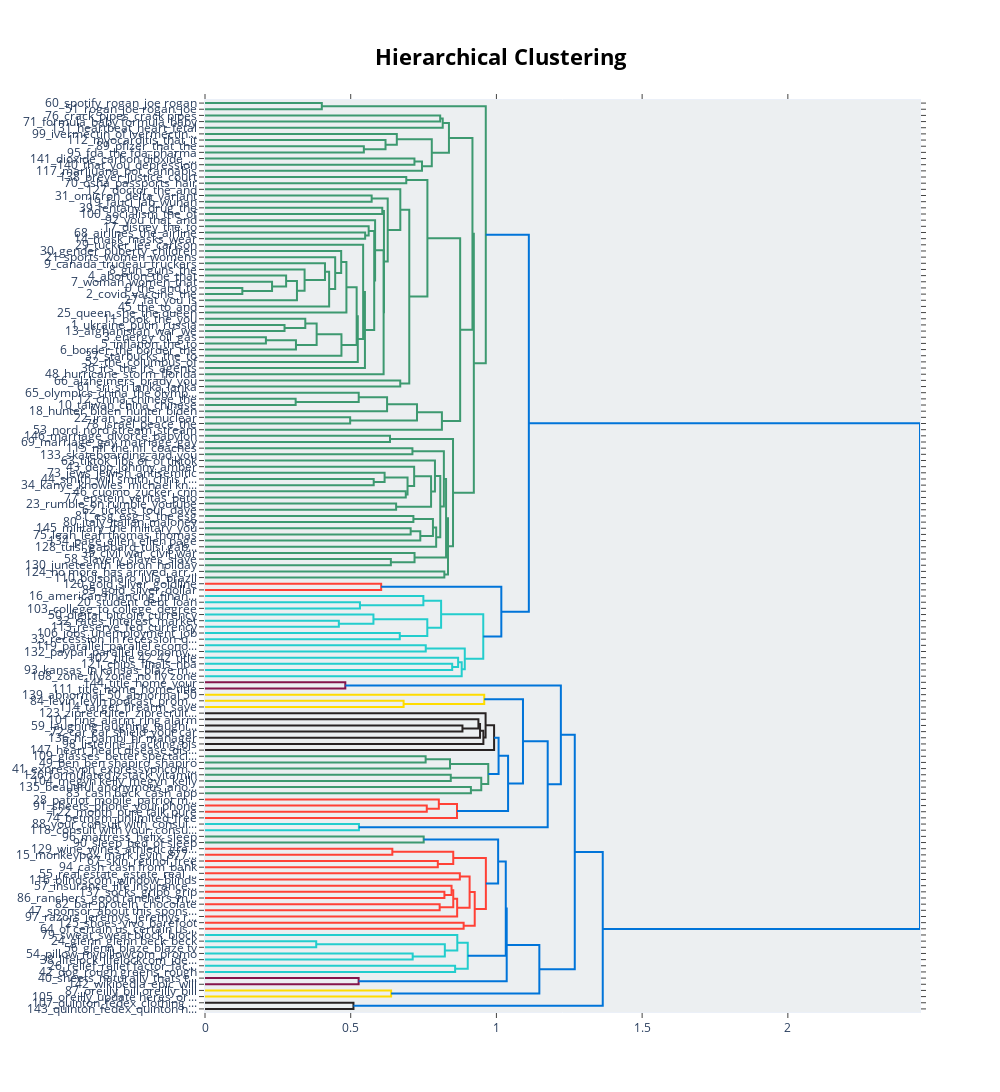

Notebook source saved alongside this figure:
### Code cell
topic_model.visualize_hierarchy()

### Figure 1 — Plotly figure (JSON) as saved in the notebook; plotly's stock layout.template omitted (floating-point values rounded to 4 significant figures; data arrays with more than 128 entries replaced by an {"elided": "..."} marker saying what was removed)
{"data": [{"hoverinfo": "text", "marker": {"color": "rgb(61,153,112)"}, "mode": "lines", "type": "scatter", "x": [0, 0.4009, 0.4009, 0], "xaxis": "x", "y": [-5, -5, -15, -15], "yaxis": "y"}, {"hoverinfo": "text", "marker": {"color": "rgb(61,153,112)"}, "mode": "lines", "type": "scatter", "x": [0, 0.807, 0.807, 0], "xaxis": "x", "y": [-25, -25, -35, -35], "yaxis": "y"}, {"hoverinfo": "text", "marker": {"color": "rgb(61,153,112)"}, "mode": "lines", "type": "scatter", "x": [0.807, 0.8157, 0.8157, 0], "xaxis": "x", "y": [-30, -30, -45, -45], "yaxis": "y"}, {"hoverinfo": "text", "marker": {"color": "rgb(61,153,112)"}, "mode": "lines", "type": "scatter", "x": [0, 0.5451, 0.5451, 0], "xaxis": "x", "y": [-75, -75, -85, -85], "yaxis": "y"}, {"hoverinfo": "text", "marker": {"color": "rgb(61,153,112)"}, "mode": "lines", "type": "scatter", "x": [0, 0.6194, 0.6194, 0.5451], "xaxis": "x", "y": [-65, -65, -80, -80], "yaxis": "y"}, {"hoverinfo": "text", "marker": {"color": "rgb(61,153,112)"}, "mode": "lines", "type": "scatter", "x": [0, 0.6582, 0.6582, 0.6194], "xaxis": "x", "y": [-55, -55, -72.5, -72.5], "yaxis": "y"}, {"hoverinfo": "text", "marker": {"color": "rgb(61,153,112)"}, "mode": "lines", "type": "scatter", "x": [0, 0.7187, 0.7187, 0], "xaxis": "x", "y": [-95, -95, -105, -105], "yaxis": "y"}, {"hoverinfo": "text", "marker": {"color": "rgb(61,153,112)"}, "mode": "lines", "type": "scatter", "x": [0.7187, 0.7446, 0.7446, 0], "xaxis": "x", "y": [-100, -100, -115, -115], "yaxis": "y"}, {"hoverinfo": "text", "marker": {"color": "rgb(61,153,112)"}, "mode": "lines", "type": "scatter", "x": [0.6582, 0.7782, 0.7782, 0.7446], "xaxis": "x", "y": [-63.75, -63.75, -107.5, -107.5], "yaxis": "y"}, {"hoverinfo": "text", "marker": {"color": "rgb(61,153,112)"}, "mode": "lines", "type": "scatter", "x": [0.8157, 0.8371, 0.8371, 0.7782], "xaxis": "x", "y": [-37.5, -37.5, -85.62, -85.62], "yaxis": "y"}, {"hoverinfo": "text", "marker": {"color": "rgb(61,153,112)"}, "mode": "lines", "type": "scatter", "x": [0, 0.6906, 0.6906, 0], "xaxis": "x", "y": [-125, -125, -135, -135], "yaxis": "y"}, {"hoverinfo": "text", "marker": {"color": "rgb(61,153,112)"}, "mode": "lines", "type": "scatter", "x": [0, 0.5719, 0.5719, 0], "xaxis": "x", "y": [-155, -155, -165, -165], "yaxis": "y"}, {"hoverinfo": "text", "marker": {"color": "rgb(61,153,112)"}, "mode": "lines", "type": "scatter", "x": [0, 0.6083, 0.6083, 0], "xaxis": "x", "y": [-175, -175, -185, -185], "yaxis": "y"}, {"hoverinfo": "text", "marker": {"color": "rgb(61,153,112)"}, "mode": "lines", "type": "scatter", "x": [0, 0.5495, 0.5495, 0], "xaxis": "x", "y": [-215, -215, -225, -225], "yaxis": "y"}, {"hoverinfo": "text", "marker": {"color": "rgb(61,153,112)"}, "mode": "lines", "type": "scatter", "x": [0, 0.5616, 0.5616, 0.5495], "xaxis": "x", "y": [-205, -205, -220, -220], "yaxis": "y"}, {"hoverinfo": "text", "marker": {"color": "rgb(61,153,112)"}, "mode": "lines", "type": "scatter", "x": [0, 0.1281, 0.1281, 0], "xaxis": "x", "y": [-305, -305, -315, -315], "yaxis": "y"}, {"hoverinfo": "text", "marker": {"color": "rgb(61,153,112)"}, "mode": "lines", "type": "scatter", "x": [0, 0.2301, 0.2301, 0.1281], "xaxis": "x", "y": [-295, -295, -310, -310], "yaxis": "y"}, {"hoverinfo": "text", "marker": {"color": "rgb(61,153,112)"}, "mode": "lines", "type": "scatter", "x": [0, 0.2784, 0.2784, 0.2301], "xaxis": "x", "y": [-285, -285, -302.5, -302.5], "yaxis": "y"}, {"hoverinfo": "text", "marker": {"color": "rgb(61,153,112)"}, "mode": "lines", "type": "scatter", "x": [0.2784, 0.3156, 0.3156, 0], "xaxis": "x", "y": [-293.8, -293.8, -325, -325], "yaxis": "y"}, {"hoverinfo": "text", "marker": {"color": "rgb(61,153,112)"}, "mode": "lines", "type": "scatter", "x": [0, 0.3417, 0.3417, 0.3156], "xaxis": "x", "y": [-275, -275, -309.4, -309.4], "yaxis": "y"}, {"hoverinfo": "text", "marker": {"color": "rgb(61,153,112)"}, "mode": "lines", "type": "scatter", "x": [0, 0.4117, 0.4117, 0.3417], "xaxis": "x", "y": [-265, -265, -292.2, -292.2], "yaxis": "y"}, {"hoverinfo": "text", "marker": {"color": "rgb(61,153,112)"}, "mode": "lines", "type": "scatter", "x": [0.4117, 0.426, 0.426, 0], "xaxis": "x", "y": [-278.6, -278.6, -335, -335], "yaxis": "y"}, {"hoverinfo": "text", "marker": {"color": "rgb(61,153,112)"}, "mode": "lines", "type": "scatter", "x": [0, 0.4467, 0.4467, 0.426], "xaxis": "x", "y": [-255, -255, -306.8, -306.8], "yaxis": "y"}, {"hoverinfo": "text", "marker": {"color": "rgb(61,153,112)"}, "mode": "lines", "type": "scatter", "x": [0, 0.4673, 0.4673, 0.4467], "xaxis": "x", "y": [-245, -245, -280.9, -280.9], "yaxis": "y"}, {"hoverinfo": "text", "marker": {"color": "rgb(61,153,112)"}, "mode": "lines", "type": "scatter", "x": [0.4673, 0.4853, 0.4853, 0], "xaxis": "x", "y": [-262.9, -262.9, -345, -345], "yaxis": "y"}, {"hoverinfo": "text", "marker": {"color": "rgb(61,153,112)"}, "mode": "lines", "type": "scatter", "x": [0, 0.2729, 0.2729, 0], "xaxis": "x", "y": [-365, -365, -375, -375], "yaxis": "y"}, {"hoverinfo": "text", "marker": {"color": "rgb(61,153,112)"}, "mode": "lines", "type": "scatter", "x": [0, 0.3441, 0.3441, 0.2729], "xaxis": "x", "y": [-355, -355, -370, -370], "yaxis": "y"}, {"hoverinfo": "text", "marker": {"color": "rgb(61,153,112)"}, "mode": "lines", "type": "scatter", "x": [0, 0.209, 0.209, 0], "xaxis": "x", "y": [-385, -385, -395, -395], "yaxis": "y"}, {"hoverinfo": "text", "marker": {"color": "rgb(61,153,112)"}, "mode": "lines", "type": "scatter", "x": [0.209, 0.3121, 0.3121, 0], "xaxis": "x", "y": [-390, -390, -405, -405], "yaxis": "y"}, {"hoverinfo": "text", "marker": {"color": "rgb(61,153,112)"}, "mode": "lines", "type": "scatter", "x": [0.3441, 0.3831, 0.3831, 0.3121], "xaxis": "x", "y": [-362.5, -362.5, -397.5, -397.5], "yaxis": "y"}, {"hoverinfo": "text", "marker": {"color": "rgb(61,153,112)"}, "mode": "lines", "type": "scatter", "x": [0.3831, 0.4682, 0.4682, 0], "xaxis": "x", "y": [-380, -380, -415, -415], "yaxis": "y"}, {"hoverinfo": "text", "marker": {"color": "rgb(61,153,112)"}, "mode": "lines", "type": "scatter", "x": [0.4853, 0.5204, 0.5204, 0.4682], "xaxis": "x", "y": [-304.0, -304.0, -397.5, -397.5], "yaxis": "y"}, {"hoverinfo": "text", "marker": {"color": "rgb(61,153,112)"}, "mode": "lines", "type": "scatter", "x": [0.5204, 0.5243, 0.5243, 0], "xaxis": "x", "y": [-350.7, -350.7, -425, -425], "yaxis": "y"}, {"hoverinfo": "text", "marker": {"color": "rgb(61,153,112)"}, "mode": "lines", "type": "scatter", "x": [0, 0.5427, 0.5427, 0.5243], "xaxis": "x", "y": [-235, -235, -387.9, -387.9], "yaxis": "y"}, {"hoverinfo": "text", "marker": {"color": "rgb(61,153,112)"}, "mode": "lines", "type": "scatter", "x": [0.5427, 0.5488, 0.5488, 0], "xaxis": "x", "y": [-311.4, -311.4, -435, -435], "yaxis": "y"}, {"hoverinfo": "text", "marker": {"color": "rgb(61,153,112)"}, "mode": "lines", "type": "scatter", "x": [0.5616, 0.5806, 0.5806, 0.5488], "xaxis": "x", "y": [-212.5, -212.5, -373.2, -373.2], "yaxis": "y"}, {"hoverinfo": "text", "marker": {"color": "rgb(61,153,112)"}, "mode": "lines", "type": "scatter", "x": [0, 0.5837, 0.5837, 0.5806], "xaxis": "x", "y": [-195, -195, -292.9, -292.9], "yaxis": "y"}, {"hoverinfo": "text", "marker": {"color": "rgb(61,153,112)"}, "mode": "lines", "type": "scatter", "x": [0.5837, 0.6129, 0.6129, 0], "xaxis": "x", "y": [-243.9, -243.9, -445, -445], "yaxis": "y"}, {"hoverinfo": "text", "marker": {"color": "rgb(61,153,112)"}, "mode": "lines", "type": "scatter", "x": [0.6083, 0.614, 0.614, 0.6129], "xaxis": "x", "y": [-180, -180, -344.5, -344.5], "yaxis": "y"}, {"hoverinfo": "text", "marker": {"color": "rgb(61,153,112)"}, "mode": "lines", "type": "scatter", "x": [0.5719, 0.627, 0.627, 0.614], "xaxis": "x", "y": [-160, -160, -262.2, -262.2], "yaxis": "y"}, {"hoverinfo": "text", "marker": {"color": "rgb(61,153,112)"}, "mode": "lines", "type": "scatter", "x": [0, 0.6702, 0.6702, 0.627], "xaxis": "x", "y": [-145, -145, -211.1, -211.1], "yaxis": "y"}, {"hoverinfo": "text", "marker": {"color": "rgb(61,153,112)"}, "mode": "lines", "type": "scatter", "x": [0, 0.6699, 0.6699, 0], "xaxis": "x", "y": [-455, -455, -465, -465], "yaxis": "y"}, {"hoverinfo": "text", "marker": {"color": "rgb(61,153,112)"}, "mode": "lines", "type": "scatter", "x": [0.6702, 0.7009, 0.7009, 0.6699], "xaxis": "x", "y": [-178.1, -178.1, -460, -460], "yaxis": "y"}, {"hoverinfo": "text", "marker": {"color": "rgb(61,153,112)"}, "mode": "lines", "type": "scatter", "x": [0.6906, 0.7631, 0.7631, 0.7009], "xaxis": "x", "y": [-130, -130, -319.0, -319.0], "yaxis": "y"}, {"hoverinfo": "text", "marker": {"color": "rgb(61,153,112)"}, "mode": "lines", "type": "scatter", "x": [0, 0.3111, 0.3111, 0], "xaxis": "x", "y": [-485, -485, -495, -495], "yaxis": "y"}, {"hoverinfo": "text", "marker": {"color": "rgb(61,153,112)"}, "mode": "lines", "type": "scatter", "x": [0, 0.5275, 0.5275, 0.3111], "xaxis": "x", "y": [-475, -475, -490, -490], "yaxis": "y"}, {"hoverinfo": "text", "marker": {"color": "rgb(61,153,112)"}, "mode": "lines", "type": "scatter", "x": [0.5275, 0.6248, 0.6248, 0], "xaxis": "x", "y": [-482.5, -482.5, -505, -505], "yaxis": "y"}, {"hoverinfo": "text", "marker": {"color": "rgb(61,153,112)"}, "mode": "lines", "type": "scatter", "x": [0, 0.4981, 0.4981, 0], "xaxis": "x", "y": [-515, -515, -525, -525], "yaxis": "y"}, {"hoverinfo": "text", "marker": {"color": "rgb(61,153,112)"}, "mode": "lines", "type": "scatter", "x": [0.6248, 0.7274, 0.7274, 0.4981], "xaxis": "x", "y": [-493.8, -493.8, -520, -520], "yaxis": "y"}, {"hoverinfo": "text", "marker": {"color": "rgb(61,153,112)"}, "mode": "lines", "type": "scatter", "x": [0.7274, 0.8129, 0.8129, 0], "xaxis": "x", "y": [-506.9, -506.9, -535, -535], "yaxis": "y"}, {"hoverinfo": "text", "marker": {"color": "rgb(61,153,112)"}, "mode": "lines", "type": "scatter", "x": [0.7631, 0.8756, 0.8756, 0.8129], "xaxis": "x", "y": [-224.5, -224.5, -520.9, -520.9], "yaxis": "y"}, {"hoverinfo": "text", "marker": {"color": "rgb(61,153,112)"}, "mode": "lines", "type": "scatter", "x": [0.8371, 0.9177, 0.9177, 0.8756], "xaxis": "x", "y": [-61.56, -61.56, -372.7, -372.7], "yaxis": "y"}, {"hoverinfo": "text", "marker": {"color": "rgb(61,153,112)"}, "mode": "lines", "type": "scatter", "x": [0, 0.6349, 0.6349, 0], "xaxis": "x", "y": [-545, -545, -555, -555], "yaxis": "y"}, {"hoverinfo": "text", "marker": {"color": "rgb(61,153,112)"}, "mode": "lines", "type": "scatter", "x": [0, 0.7118, 0.7118, 0], "xaxis": "x", "y": [-565, -565, -575, -575], "yaxis": "y"}, {"hoverinfo": "text", "marker": {"color": "rgb(61,153,112)"}, "mode": "lines", "type": "scatter", "x": [0, 0.5789, 0.5789, 0], "xaxis": "x", "y": [-615, -615, -625, -625], "yaxis": "y"}, {"hoverinfo": "text", "marker": {"color": "rgb(61,153,112)"}, "mode": "lines", "type": "scatter", "x": [0, 0.6163, 0.6163, 0.5789], "xaxis": "x", "y": [-605, -605, -620, -620], "yaxis": "y"}, {"hoverinfo": "text", "marker": {"color": "rgb(61,153,112)"}, "mode": "lines", "type": "scatter", "x": [0, 0.689, 0.689, 0], "xaxis": "x", "y": [-635, -635, -645, -645], "yaxis": "y"}, {"hoverinfo": "text", "marker": {"color": "rgb(61,153,112)"}, "mode": "lines", "type": "scatter", "x": [0.6163, 0.695, 0.695, 0.689], "xaxis": "x", "y": [-612.5, -612.5, -640, -640], "yaxis": "y"}, {"hoverinfo": "text", "marker": {"color": "rgb(61,153,112)"}, "mode": "lines", "type": "scatter", "x": [0, 0.7177, 0.7177, 0.695], "xaxis": "x", "y": [-595, -595, -626.2, -626.2], "yaxis": "y"}, {"hoverinfo": "text", "marker": {"color": "rgb(61,153,112)"}, "mode": "lines", "type": "scatter", "x": [0, 0.6558, 0.6558, 0], "xaxis": "x", "y": [-655, -655, -665, -665], "yaxis": "y"}, {"hoverinfo": "text", "marker": {"color": "rgb(61,153,112)"}, "mode": "lines", "type": "scatter", "x": [0.7177, 0.7758, 0.7758, 0.6558], "xaxis": "x", "y": [-610.6, -610.6, -660, -660], "yaxis": "y"}, {"hoverinfo": "text", "marker": {"color": "rgb(61,153,112)"}, "mode": "lines", "type": "scatter", "x": [0, 0.7891, 0.7891, 0.7758], "xaxis": "x", "y": [-585, -585, -635.3, -635.3], "yaxis": "y"}, {"hoverinfo": "text", "marker": {"color": "rgb(61,153,112)"}, "mode": "lines", "type": "scatter", "x": [0, 0.7151, 0.7151, 0], "xaxis": "x", "y": [-675, -675, -685, -685], "yaxis": "y"}, {"hoverinfo": "text", "marker": {"color": "rgb(61,153,112)"}, "mode": "lines", "type": "scatter", "x": [0, 0.7057, 0.7057, 0], "xaxis": "x", "y": [-695, -695, -705, -705], "yaxis": "y"}, {"hoverinfo": "text", "marker": {"color": "rgb(61,153,112)"}, "mode": "lines", "type": "scatter", "x": [0.7057, 0.7388, 0.7388, 0], "xaxis": "x", "y": [-700, -700, -715, -715], "yaxis": "y"}, {"hoverinfo": "text", "marker": {"color": "rgb(61,153,112)"}, "mode": "lines", "type": "scatter", "x": [0.7151, 0.7822, 0.7822, 0.7388], "xaxis": "x", "y": [-680, -680, -707.5, -707.5], "yaxis": "y"}, {"hoverinfo": "text", "marker": {"color": "rgb(61,153,112)"}, "mode": "lines", "type": "scatter", "x": [0.7822, 0.7932, 0.7932, 0], "xaxis": "x", "y": [-693.8, -693.8, -725, -725], "yaxis": "y"}, {"hoverinfo": "text", "marker": {"color": "rgb(61,153,112)"}, "mode": "lines", "type": "scatter", "x": [0.7891, 0.8073, 0.8073, 0.7932], "xaxis": "x", "y": [-610.2, -610.2, -709.4, -709.4], "yaxis": "y"}, {"hoverinfo": "text", "marker": {"color": "rgb(61,153,112)"}, "mode": "lines", "type": "scatter", "x": [0.7118, 0.8197, 0.8197, 0.8073], "xaxis": "x", "y": [-570, -570, -659.8, -659.8], "yaxis": "y"}, {"hoverinfo": "text", "marker": {"color": "rgb(61,153,112)"}, "mode": "lines", "type": "scatter", "x": [0, 0.6378, 0.6378, 0], "xaxis": "x", "y": [-745, -745, -755, -755], "yaxis": "y"}, {"hoverinfo": "text", "marker": {"color": "rgb(61,153,112)"}, "mode": "lines", "type": "scatter", "x": [0, 0.719, 0.719, 0.6378], "xaxis": "x", "y": [-735, -735, -750, -750], "yaxis": "y"}, {"hoverinfo": "text", "marker": {"color": "rgb(61,153,112)"}, "mode": "lines", "type": "scatter", "x": [0.8197, 0.8272, 0.8272, 0.719], "xaxis": "x", "y": [-614.9, -614.9, -742.5, -742.5], "yaxis": "y"}, {"hoverinfo": "text", "marker": {"color": "rgb(61,153,112)"}, "mode": "lines", "type": "scatter", "x": [0, 0.8213, 0.8213, 0], "xaxis": "x", "y": [-765, -765, -775, -775], "yaxis": "y"}, {"hoverinfo": "text", "marker": {"color": "rgb(61,153,112)"}, "mode": "lines", "type": "scatter", "x": [0.8272, 0.8338, 0.8338, 0.8213], "xaxis": "x", "y": [-678.7, -678.7, -770, -770], "yaxis": "y"}, {"hoverinfo": "text", "marker": {"color": "rgb(61,153,112)"}, "mode": "lines", "type": "scatter", "x": [0.6349, 0.851, 0.851, 0.8338], "xaxis": "x", "y": [-550, -550, -724.3, -724.3], "yaxis": "y"}, {"hoverinfo": "text", "marker": {"color": "rgb(61,153,112)"}, "mode": "lines", "type": "scatter", "x": [0.9177, 0.9225, 0.9225, 0.851], "xaxis": "x", "y": [-217.1, -217.1, -637.2, -637.2], "yaxis": "y"}, {"hoverinfo": "text", "marker": {"color": "rgb(61,153,112)"}, "mode": "lines", "type": "scatter", "x": [0.4009, 0.9635, 0.9635, 0.9225], "xaxis": "x", "y": [-10, -10, -427.2, -427.2], "yaxis": "y"}, {"hoverinfo": "text", "marker": {"color": "rgb(255,65,54)"}, "mode": "lines", "type": "scatter", "x": [0, 0.6045, 0.6045, 0], "xaxis": "x", "y": [-785, -785, -795, -795], "yaxis": "y"}, {"hoverinfo": "text", "marker": {"color": "rgb(35,205,205)"}, "mode": "lines", "type": "scatter", "x": [0, 0.5317, 0.5317, 0], "xaxis": "x", "y": [-815, -815, -825, -825], "yaxis": "y"}, {"hoverinfo": "text", "marker": {"color": "rgb(35,205,205)"}, "mode": "lines", "type": "scatter", "x": [0, 0.7493, 0.7493, 0.5317], "xaxis": "x", "y": [-805, -805, -820, -820], "yaxis": "y"}, {"hoverinfo": "text", "marker": {"color": "rgb(35,205,205)"}, "mode": "lines", "type": "scatter", "x": [0, 0.4593, 0.4593, 0], "xaxis": "x", "y": [-845, -845, -855, -855], "yaxis": "y"}, {"hoverinfo": "text", "marker": {"color": "rgb(35,205,205)"}, "mode": "lines", "type": "scatter", "x": [0, 0.578, 0.578, 0.4593], "xaxis": "x", "y": [-835, -835, -850, -850], "yaxis": "y"}, {"hoverinfo": "text", "marker": {"color": "rgb(35,205,205)"}, "mode": "lines", "type": "scatter", "x": [0, 0.6684, 0.6684, 0], "xaxis": "x", "y": [-865, -865, -875, -875], "yaxis": "y"}, {"hoverinfo": "text", "marker": {"color": "rgb(35,205,205)"}, "mode": "lines", "type": "scatter", "x": [0.578, 0.7628, 0.7628, 0.6684], "xaxis": "x", "y": [-842.5, -842.5, -870, -870], "yaxis": "y"}, {"hoverinfo": "text", "marker": {"color": "rgb(35,205,205)"}, "mode": "lines", "type": "scatter", "x": [0.7493, 0.8102, 0.8102, 0.7628], "xaxis": "x", "y": [-812.5, -812.5, -856.2, -856.2], "yaxis": "y"}, {"hoverinfo": "text", "marker": {"color": "rgb(35,205,205)"}, "mode": "lines", "type": "scatter", "x": [0, 0.7575, 0.7575, 0], "xaxis": "x", "y": [-885, -885, -895, -895], "yaxis": "y"}, {"hoverinfo": "text", "marker": {"color": "rgb(35,205,205)"}, "mode": "lines", "type": "scatter", "x": [0, 0.8482, 0.8482, 0], "xaxis": "x", "y": [-915, -915, -925, -925], "yaxis": "y"}, {"hoverinfo": "text", "marker": {"color": "rgb(35,205,205)"}, "mode": "lines", "type": "scatter", "x": [0, 0.8685, 0.8685, 0.8482], "xaxis": "x", "y": [-905, -905, -920, -920], "yaxis": "y"}, {"hoverinfo": "text", "marker": {"color": "rgb(35,205,205)"}, "mode": "lines", "type": "scatter", "x": [0.8685, 0.8808, 0.8808, 0], "xaxis": "x", "y": [-912.5, -912.5, -935, -935], "yaxis": "y"}, {"hoverinfo": "text", "marker": {"color": "rgb(35,205,205)"}, "mode": "lines", "type": "scatter", "x": [0.7575, 0.8914, 0.8914, 0.8808], "xaxis": "x", "y": [-890, -890, -923.8, -923.8], "yaxis": "y"}, {"hoverinfo": "text", "marker": {"color": "rgb(35,205,205)"}, "mode": "lines", "type": "scatter", "x": [0.8102, 0.9548, 0.9548, 0.8914], "xaxis": "x", "y": [-834.4, -834.4, -906.9, -906.9], "yaxis": "y"}, {"hoverinfo": "text", "marker": {"color": "rgb(0,116,217)"}, "mode": "lines", "type": "scatter", "x": [0.6045, 1.017, 1.017, 0.9548], "xaxis": "x", "y": [-790, -790, -870.6, -870.6], "yaxis": "y"}, {"hoverinfo": "text", "marker": {"color": "rgb(0,116,217)"}, "mode": "lines", "type": "scatter", "x": [0.9635, 1.111, 1.111, 1.017], "xaxis": "x", "y": [-218.6, -218.6, -830.3, -830.3], "yaxis": "y"}, {"hoverinfo": "text", "marker": {"color": "rgb(133,20,75)"}, "mode": "lines", "type": "scatter", "x": [0, 0.4815, 0.4815, 0], "xaxis": "x", "y": [-945, -945, -955, -955], "yaxis": "y"}, {"hoverinfo": "text", "marker": {"color": "rgb(255,220,0)"}, "mode": "lines", "type": "scatter", "x": [0, 0.6815, 0.6815, 0], "xaxis": "x", "y": [-975, -975, -985, -985], "yaxis": "y"}, {"hoverinfo": "text", "marker": {"color": "rgb(255,220,0)"}, "mode": "lines", "type": "scatter", "x": [0, 0.9582, 0.9582, 0.6815], "xaxis": "x", "y": [-965, -965, -980, -980], "yaxis": "y"}, {"hoverinfo": "text", "marker": {"color": "rgb(40,35,35)"}, "mode": "lines", "type": "scatter", "x": [0, 0.8834, 0.8834, 0], "xaxis": "x", "y": [-1015, -1015, -1025, -1025], "yaxis": "y"}, {"hoverinfo": "text", "marker": {"color": "rgb(40,35,35)"}, "mode": "lines", "type": "scatter", "x": [0, 0.9381, 0.9381, 0.8834], "xaxis": "x", "y": [-1005, -1005, -1020, -1020], "yaxis": "y"}, {"hoverinfo": "text", "marker": {"color": "rgb(40,35,35)"}, "mode": "lines", "type": "scatter", "x": [0.9381, 0.9438, 0.9438, 0], "xaxis": "x", "y": [-1012.0, -1012.0, -1035, -1035], "yaxis": "y"}, {"hoverinfo": "text", "marker": {"color": "rgb(40,35,35)"}, "mode": "lines", "type": "scatter", "x": [0.9438, 0.9552, 0.9552, 0], "xaxis": "x", "y": [-1024.0, -1024.0, -1045, -1045], "yaxis": "y"}, {"hoverinfo": "text", "marker": {"color": "rgb(40,35,35)"}, "mode": "lines", "type": "scatter", "x": [0, 0.9628, 0.9628, 0.9552], "xaxis": "x", "y": [-995, -995, -1034.0, -1034.0], "yaxis": "y"}, {"hoverinfo": "text", "marker": {"color": "rgb(40,35,35)"}, "mode": "lines", "type": "scatter", "x": [0.9628, 0.992, 0.992, 0], "xaxis": "x", "y": [-1015.0, -1015.0, -1055, -1055], "yaxis": "y"}, {"hoverinfo": "text", "marker": {"color": "rgb(61,153,112)"}, "mode": "lines", "type": "scatter", "x": [0, 0.7571, 0.7571, 0], "xaxis": "x", "y": [-1065, -1065, -1075, -1075], "yaxis": "y"}, {"hoverinfo": "text", "marker": {"color": "rgb(61,153,112)"}, "mode": "lines", "type": "scatter", "x": [0.7571, 0.8408, 0.8408, 0], "xaxis": "x", "y": [-1070, -1070, -1085, -1085], "yaxis": "y"}, {"hoverinfo": "text", "marker": {"color": "rgb(61,153,112)"}, "mode": "lines", "type": "scatter", "x": [0, 0.8433, 0.8433, 0], "xaxis": "x", "y": [-1095, -1095, -1105, -1105], "yaxis": "y"}, {"hoverinfo": "text", "marker": {"color": "rgb(61,153,112)"}, "mode": "lines", "type": "scatter", "x": [0, 0.9124, 0.9124, 0], "xaxis": "x", "y": [-1115, -1115, -1125, -1125], "yaxis": "y"}, {"hoverinfo": "text", "marker": {"color": "rgb(61,153,112)"}, "mode": "lines", "type": "scatter", "x": [0.8433, 0.9479, 0.9479, 0.9124], "xaxis": "x", "y": [-1100, -1100, -1120, -1120], "yaxis": "y"}, {"hoverinfo": "text", "marker": {"color": "rgb(61,153,112)"}, "mode": "lines", "type": "scatter", "x": [0.8408, 0.9719, 0.9719, 0.9479], "xaxis": "x", "y": [-1078.0, -1078.0, -1110, -1110], "yaxis": "y"}, {"hoverinfo": "text", "marker": {"color": "rgb(0,116,217)"}, "mode": "lines", "type": "scatter", "x": [0.992, 1.007, 1.007, 0.9719], "xaxis": "x", "y": [-1035.0, -1035.0, -1094.0, -1094.0], "yaxis": "y"}, {"hoverinfo": "text", "marker": {"color": "rgb(255,65,54)"}, "mode": "lines", "type": "scatter", "x": [0, 0.761, 0.761, 0], "xaxis": "x", "y": [-1145, -1145, -1155, -1155], "yaxis": "y"}, {"hoverinfo": "text", "marker": {"color": "rgb(255,65,54)"}, "mode": "lines", "type": "scatter", "x": [0, 0.8024, 0.8024, 0.761], "xaxis": "x", "y": [-1135, -1135, -1150, -1150], "yaxis": "y"}, {"hoverinfo": "text", "marker": {"color": "rgb(255,65,54)"}, "mode": "lines", "type": "scatter", "x": [0.8024, 0.8647, 0.8647, 0], "xaxis": "x", "y": [-1142.0, -1142.0, -1165, -1165], "yaxis": "y"}, {"hoverinfo": "text", "marker": {"color": "rgb(0,116,217)"}, "mode": "lines", "type": "scatter", "x": [1.007, 1.04, 1.04, 0.8647], "xaxis": "x", "y": [-1064.0, -1064.0, -1154.0, -1154.0], "yaxis": "y"}, {"hoverinfo": "text", "marker": {"color": "rgb(0,116,217)"}, "mode": "lines", "type": "scatter", "x": [0.9582, 1.091, 1.091, 1.04], "xaxis": "x", "y": [-972.5, -972.5, -1109.0, -1109.0], "yaxis": "y"}, {"hoverinfo": "text", "marker": {"color": "rgb(35,205,205)"}, "mode": "lines", "type": "scatter", "x": [0, 0.5282, 0.5282, 0], "xaxis": "x", "y": [-1175, -1175, -1185, -1185], "yaxis": "y"}, {"hoverinfo": "text", "marker": {"color": "rgb(0,116,217)"}, "mode": "lines", "type": "scatter", "x": [1.091, 1.176, 1.176, 0.5282], "xaxis": "x", "y": [-1041.0, -1041.0, -1180, -1180], "yaxis": "y"}, {"hoverinfo": "text", "marker": {"color": "rgb(0,116,217)"}, "mode": "lines", "type": "scatter", "x": [0.4815, 1.221, 1.221, 1.176], "xaxis": "x", "y": [-950, -950, -1110.0, -1110.0], "yaxis": "y"}, {"hoverinfo": "text", "marker": {"color": "rgb(61,153,112)"}, "mode": "lines", "type": "scatter", "x": [0, 0.7504, 0.7504, 0], "xaxis": "x", "y": [-1195, -1195, -1205, -1205], "yaxis": "y"}, {"hoverinfo": "text", "marker": {"color": "rgb(255,65,54)"}, "mode": "lines", "type": "scatter", "x": [0, 0.6428, 0.6428, 0], "xaxis": "x", "y": [-1215, -1215, -1225, -1225], "yaxis": "y"}, {"hoverinfo": "text", "marker": {"color": "rgb(255,65,54)"}, "mode": "lines", "type": "scatter", "x": [0, 0.7989, 0.7989, 0], "xaxis": "x", "y": [-1235, -1235, -1245, -1245], "yaxis": "y"}, {"hoverinfo": "text", "marker": {"color": "rgb(255,65,54)"}, "mode": "lines", "type": "scatter", "x": [0.6428, 0.8518, 0.8518, 0.7989], "xaxis": "x", "y": [-1220, -1220, -1240, -1240], "yaxis": "y"}, {"hoverinfo": "text", "marker": {"color": "rgb(255,65,54)"}, "mode": "lines", "type": "scatter", "x": [0, 0.8745, 0.8745, 0], "xaxis": "x", "y": [-1255, -1255, -1265, -1265], "yaxis": "y"}, {"hoverinfo": "text", "marker": {"color": "rgb(255,65,54)"}, "mode": "lines", "type": "scatter", "x": [0, 0.8215, 0.8215, 0], "xaxis": "x", "y": [-1285, -1285, -1295, -1295], "yaxis": "y"}, {"hoverinfo": "text", "marker": {"color": "rgb(255,65,54)"}, "mode": "lines", "type": "scatter", "x": [0, 0.8461, 0.8461, 0.8215], "xaxis": "x", "y": [-1275, -1275, -1290, -1290], "yaxis": "y"}, {"hoverinfo": "text", "marker": {"color": "rgb(255,65,54)"}, "mode": "lines", "type": "scatter", "x": [0, 0.8052, 0.8052, 0], "xaxis": "x", "y": [-1305, -1305, -1315, -1315], "yaxis": "y"}, {"hoverinfo": "text", "marker": {"color": "rgb(255,65,54)"}, "mode": "lines", "type": "scatter", "x": [0.8461, 0.8519, 0.8519, 0.8052], "xaxis": "x", "y": [-1282.0, -1282.0, -1310, -1310], "yaxis": "y"}, {"hoverinfo": "text", "marker": {"color": "rgb(255,65,54)"}, "mode": "lines", "type": "scatter", "x": [0.8519, 0.8652, 0.8652, 0], "xaxis": "x", "y": [-1296.0, -1296.0, -1325, -1325], "yaxis": "y"}, {"hoverinfo": "text", "marker": {"color": "rgb(255,65,54)"}, "mode": "lines", "type": "scatter", "x": [0.8745, 0.908, 0.908, 0.8652], "xaxis": "x", "y": [-1260, -1260, -1311.0, -1311.0], "yaxis": "y"}, {"hoverinfo": "text", "marker": {"color": "rgb(255,65,54)"}, "mode": "lines", "type": "scatter", "x": [0, 0.8875, 0.8875, 0], "xaxis": "x", "y": [-1335, -1335, -1345, -1345], "yaxis": "y"}, {"hoverinfo": "text", "marker": {"color": "rgb(255,65,54)"}, "mode": "lines", "type": "scatter", "x": [0.908, 0.9255, 0.9255, 0.8875], "xaxis": "x", "y": [-1285.0, -1285.0, -1340, -1340], "yaxis": "y"}, {"hoverinfo": "text", "marker": {"color": "rgb(255,65,54)"}, "mode": "lines", "type": "scatter", "x": [0.8518, 0.9638, 0.9638, 0.9255], "xaxis": "x", "y": [-1230, -1230, -1313.0, -1313.0], "yaxis": "y"}, {"hoverinfo": "text", "marker": {"color": "rgb(0,116,217)"}, "mode": "lines", "type": "scatter", "x": [0.7504, 1.006, 1.006, 0.9638], "xaxis": "x", "y": [-1200, -1200, -1271.0, -1271.0], "yaxis": "y"}, {"hoverinfo": "text", "marker": {"color": "rgb(35,205,205)"}, "mode": "lines", "type": "scatter", "x": [0, 0.3817, 0.3817, 0], "xaxis": "x", "y": [-1365, -1365, -1375, -1375], "yaxis": "y"}, {"hoverinfo": "text", "marker": {"color": "rgb(35,205,205)"}, "mode": "lines", "type": "scatter", "x": [0, 0.7127, 0.7127, 0], "xaxis": "x", "y": [-1385, -1385, -1395, -1395], "yaxis": "y"}, {"hoverinfo": "text", "marker": {"color": "rgb(35,205,205)"}, "mode": "lines", "type": "scatter", "x": [0.3817, 0.823, 0.823, 0.7127], "xaxis": "x", "y": [-1370, -1370, -1390, -1390], "yaxis": "y"}, {"hoverinfo": "text", "marker": {"color": "rgb(35,205,205)"}, "mode": "lines", "type": "scatter", "x": [0, 0.8657, 0.8657, 0.823], "xaxis": "x", "y": [-1355, -1355, -1380, -1380], "yaxis": "y"}, {"hoverinfo": "text", "marker": {"color": "rgb(35,205,205)"}, "mode": "lines", "type": "scatter", "x": [0, 0.8583, 0.8583, 0], "xaxis": "x", "y": [-1405, -1405, -1415, -1415], "yaxis": "y"}, {"hoverinfo": "text", "marker": {"color": "rgb(35,205,205)"}, "mode": "lines", "type": "scatter", "x": [0.8657, 0.9016, 0.9016, 0.8583], "xaxis": "x", "y": [-1368.0, -1368.0, -1410, -1410], "yaxis": "y"}, {"hoverinfo": "text", "marker": {"color": "rgb(0,116,217)"}, "mode": "lines", "type": "scatter", "x": [1.006, 1.032, 1.032, 0.9016], "xaxis": "x", "y": [-1236.0, -1236.0, -1389.0, -1389.0], "yaxis": "y"}, {"hoverinfo": "text", "marker": {"color": "rgb(133,20,75)"}, "mode": "lines", "type": "scatter", "x": [0, 0.5272, 0.5272, 0], "xaxis": "x", "y": [-1425, -1425, -1435, -1435], "yaxis": "y"}, {"hoverinfo": "text", "marker": {"color": "rgb(0,116,217)"}, "mode": "lines", "type": "scatter", "x": [1.032, 1.035, 1.035, 0.5272], "xaxis": "x", "y": [-1312.0, -1312.0, -1430, -1430], "yaxis": "y"}, {"hoverinfo": "text", "marker": {"color": "rgb(255,220,0)"}, "mode": "lines", "type": "scatter", "x": [0, 0.6386, 0.6386, 0], "xaxis": "x", "y": [-1445, -1445, -1455, -1455], "yaxis": "y"}, {"hoverinfo": "text", "marker": {"color": "rgb(0,116,217)"}, "mode": "lines", "type": "scatter", "x": [1.035, 1.147, 1.147, 0.6386], "xaxis": "x", "y": [-1371.0, -1371.0, -1450, -1450], "yaxis": "y"}, {"hoverinfo": "text", "marker": {"color": "rgb(0,116,217)"}, "mode": "lines", "type": "scatter", "x": [1.221, 1.269, 1.269, 1.147], "xaxis": "x", "y": [-1030.0, -1030.0, -1411.0, -1411.0], "yaxis": "y"}, {"hoverinfo": "text", "marker": {"color": "rgb(40,35,35)"}, "mode": "lines", "type": "scatter", "x": [0, 0.5094, 0.5094, 0], "xaxis": "x", "y": [-1465, -1465, -1475, -1475], "yaxis": "y"}, {"hoverinfo": "text", "marker": {"color": "rgb(0,116,217)"}, "mode": "lines", "type": "scatter", "x": [1.269, 1.365, 1.365, 0.5094], "xaxis": "x", "y": [-1220.0, -1220.0, -1470, -1470], "yaxis": "y"}, {"hoverinfo": "text", "marker": {"color": "rgb(0,116,217)"}, "mode": "lines", "type": "scatter", "x": [1.111, 2.453, 2.453, 1.365], "xaxis": "x", "y": [-524.4, -524.4, -1345.0, -1345.0], "yaxis": "y"}], "layout": {"autosize": false, "height": 2420, "hoverlabel": {"bgcolor": "white", "font": {"family": "Rockwell", "size": 16}}, "hovermode": "closest", "plot_bgcolor": "#ECEFF1", "showlegend": false, "title": {"font": {"color": "Black", "size": 22}, "text": "<b>Hierarchical Clustering</b>", "x": 0.5, "xanchor": "center", "yanchor": "top"}, "width": 1000, "xaxis": {"mirror": "allticks", "rangemode": "tozero", "showgrid": false, "showline": true, "showticklabels": true, "ticks": "outside", "type": "linear", "zeroline": false}, "yaxis": {"mirror": "allticks", "range": [-1480, 0], "rangemode": "tozero", "showgrid": false, "showline": true, "showticklabels": true, "tickmode": "array", "ticks": "outside", "ticktext": {"elided": "148 str values"}, "tickvals": {"elided": "148 int values"}, "type": "linear", "zeroline": false}}}
